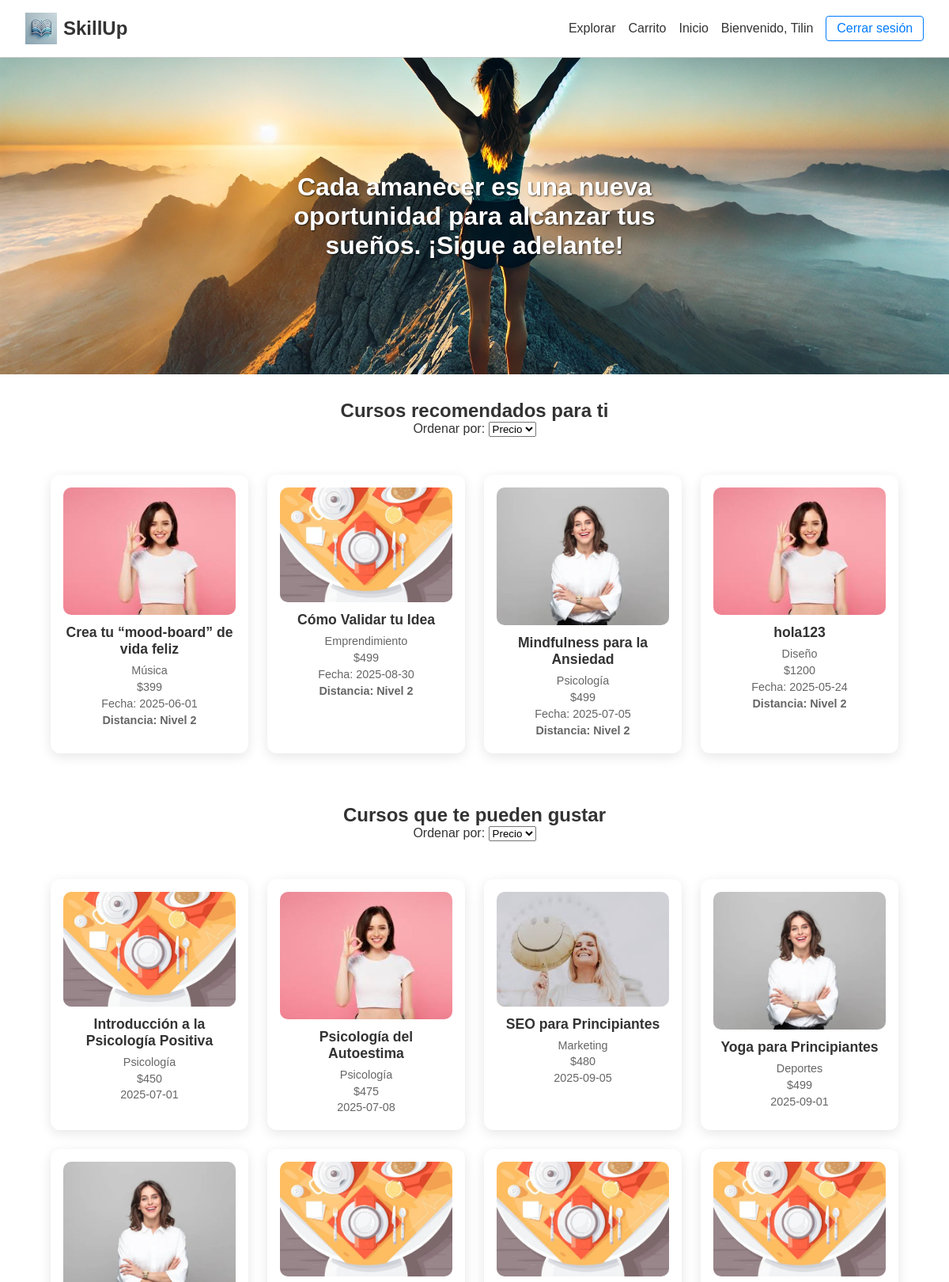
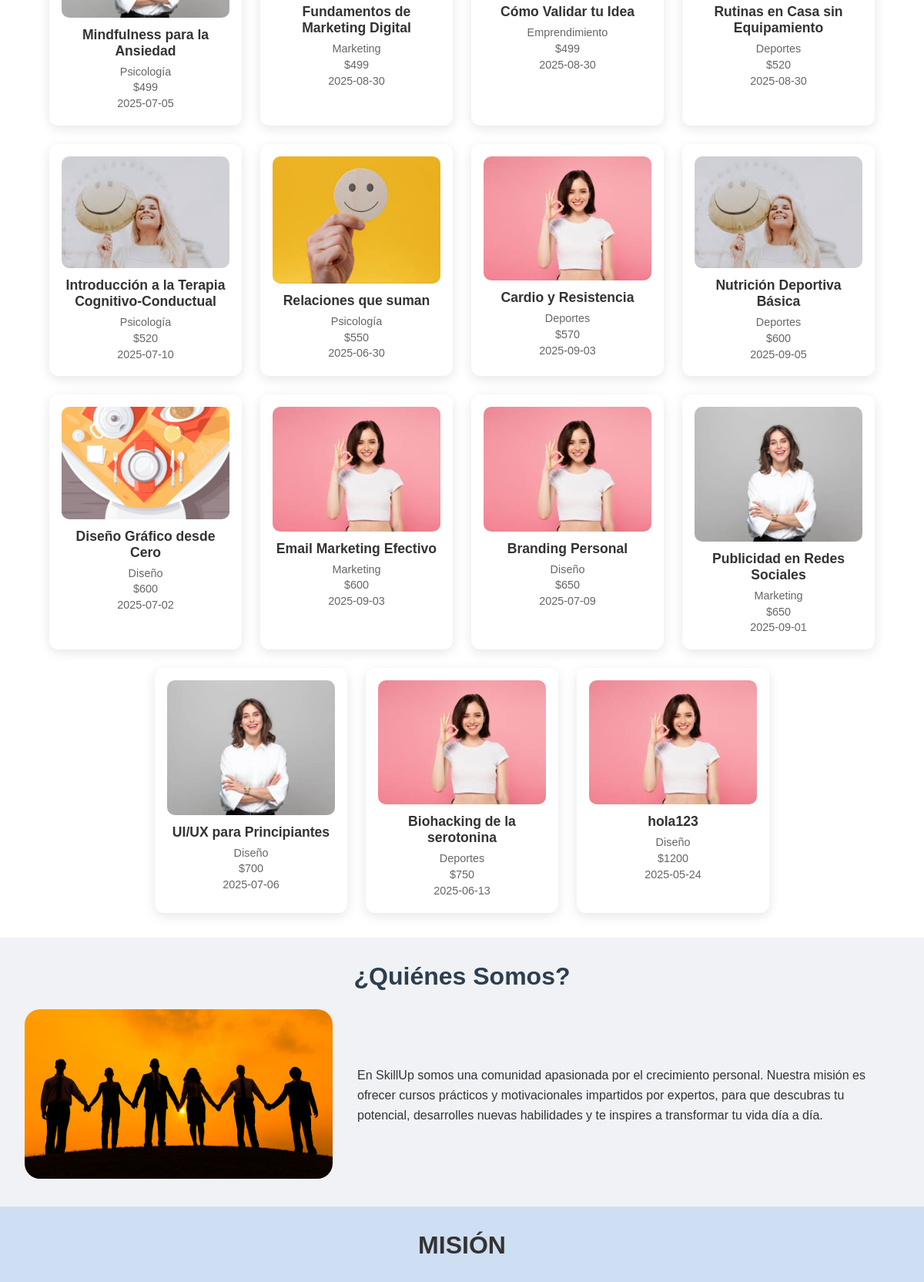
The page /LandingPage/LandingPage.php (signed in, upper part) on the database its author committed (2 pictures, top to bottom).
### tables this page shows
CREATE TABLE `productos` (
  `id` int(11) NOT NULL AUTO_INCREMENT,
  `nombreCurso` varchar(100) NOT NULL,
  `precioCurso` varchar(50) NOT NULL,
  `fechaCurso` date NOT NULL,
  `tipoCurso` varchar(100) NOT NULL,
  `desColumna` varchar(255) NOT NULL,
  `imagenCurso` varchar(100) NOT NULL,
  PRIMARY KEY (`id`)
);

### RecoInt/RelacionesIntereses.php (the view)
<?php
include "../ProductoManager/User/conexion.php";
$correo = $_SESSION['correo'] ?? '';
$sqlUser = mysqli_query($con, "SELECT id, intereses FROM usuarios WHERE correo = '$correo'");
$user = mysqli_fetch_assoc($sqlUser);
$uid = $user['id'];
$intereses = explode(',', $user['intereses']);
$compras = mysqli_query($con, "SELECT id_producto FROM compras WHERE id_usuario = $uid");
$comprados = [];
while ($row = mysqli_fetch_assoc($compras)) {
    $comprados[] = $row['id_producto'];
}
$tablaHash = [];
$res = mysqli_query($con, "SELECT * FROM productos");
while ($p = mysqli_fetch_assoc($res)) {
    $tipos = explode(',', $p['tipoCurso']);
    foreach ($tipos as $t) {
        $clave = trim($t);
        if (!isset($tablaHash[$clave])) {
            $tablaHash[$clave] = [];
        }
        $tablaHash[$clave][] = $p;
    }
}
$recomendados = [];
foreach ($intereses as $clave) {
    $clave = trim($clave);
    foreach ($tablaHash[$clave] ?? [] as $curso) {
        if (!in_array($curso['id'], $comprados)) {
            $recomendados[$curso['id']] = $curso;
        }
    }
}
$recomendados = array_values($recomendados);
function mergeSort($array, $campo) {
    if (count($array) <= 1) return $array;
    $medio = intdiv(count($array), 2);
    $izquierda = array_slice($array, 0, $medio);
    $derecha = array_slice($array, $medio);
    return merge(mergeSort($izquierda, $campo), mergeSort($derecha, $campo), $campo);
}
function merge($izq, $der, $campo) {
    $resultado = [];
    $i = $j = 0;
    while ($i < count($izq) && $j < count($der)) {
        if ($izq[$i][$campo] <= $der[$j][$campo]) {
            $resultado[] = $izq[$i++];
        } else {
            $resultado[] = $der[$j++];
        }
    }
    while ($i < count($izq)) $resultado[] = $izq[$i++];
    while ($j < count($der)) $resultado[] = $der[$j++];
    return $resultado;
}
$orden = $_GET['orden'] ?? 'precioCurso';
$orden = ($orden === 'fechaCurso') ? 'fechaCurso' : 'precioCurso';
$recomendados = mergeSort($recomendados, $orden);
echo '<link rel="stylesheet" href="/Proyecto/Reco/slider.css">';
echo '<h2 style="text-align:center; margin-top:2rem;">Cursos que te pueden gustar</h2>';
echo '<form method="GET" style="text-align:center; margin-bottom:1rem;">
        <label for="orden">Ordenar por:</label>
        <select name="orden" id="orden" onchange="this.form.submit()">
            <option value="precioCurso" ' . ($orden === 'precioCurso' ? 'selected' : '') . '>Precio</option>
            <option value="fechaCurso" ' . ($orden === 'fechaCurso' ? 'selected' : '') . '>Fecha</option>
        </select>
      </form>';
echo '<div class="galeria-cursos">';
if (empty($recomendados)) {
    echo "<p style='text-align:center;'>No hay recomendaciones por ahora.</p>";
} else {
    foreach ($recomendados as $p) {
        echo "<div class='card'>";
        echo "<img src='/Proyecto/ProductoManager/User/{$p['imagenCurso']}' alt='{$p['nombreCurso']}'>";
        echo "<h3>{$p['nombreCurso']}</h3>";
        echo "<p>{$p['tipoCurso']}</p>";
        echo "<p>\${$p['precioCurso']}</p>";
        echo "<p>{$p['fechaCurso']}</p>";
        echo "</div>";
    }
}
echo '</div>';
?>

### Reco/RelacionesCursos.php
<?php
include "conexion.php";
if (!isset($_SESSION['id']) || $_SESSION['rol'] !== 'cliente') {
    echo "<p>Inicia sesión como cliente para ver recomendaciones.</p>";
} else {
    $uid = intval($_SESSION['id']);
    $compras = mysqli_query($con, "SELECT id_producto FROM compras WHERE id_usuario = $uid");
    $comprados = [];
    while ($row = mysqli_fetch_assoc($compras)) {
        $comprados[] = $row['id_producto'];
    }
    if (!empty($comprados)) {
        $inicio = $comprados[0];
        $grafo = [];
        $res = mysqli_query($con, "SELECT * FROM relaciones_cursos");
        while ($rel = mysqli_fetch_assoc($res)) {
            $a = $rel['curso_origen_id'];
            $b = $rel['curso_destino_id'];
            $peso = $rel['peso'];
            $grafo[$a][$b] = $peso;
            $grafo[$b][$a] = $peso;
        }
        $visitados = [];
        $cola = [[$inicio, 0]];
        $relacionados = [];
        while (!empty($cola)) {
            [$nodo, $nivel] = array_shift($cola);
            if (!isset($visitados[$nodo])) {
                $visitados[$nodo] = true;
                if ($nodo != $inicio && !in_array($nodo, $comprados)) {
                    $relacionados[] = ["id" => $nodo, "nivel" => $nivel];
                }
                foreach ($grafo[$nodo] ?? [] as $vecino => $p) {
                    if (!isset($visitados[$vecino])) {
                        $cola[] = [$vecino, $nivel + 1];
                    }
                }
            }
        }
        $cursos = [];
        foreach ($relacionados as $info) {
            $id = $info['id'];
            $nivel = $info['nivel'];
            $q = mysqli_query($con, "SELECT * FROM productos WHERE id = $id");
            if ($p = mysqli_fetch_assoc($q)) {
                $p['nivel'] = $nivel;
                $cursos[] = $p;
            }
        }
        function quickSort(array $arr, string $campo): array {
            if (count($arr) < 2) return $arr;
            $pivot = $arr[0];
            $menores = [];
            $mayores = [];
            for ($i = 1; $i < count($arr); $i++) {
                if ($arr[$i][$campo] <= $pivot[$campo]) {
                    $menores[] = $arr[$i];
                } else {
                    $mayores[] = $arr[$i];
                }
            }
            return array_merge(quickSort($menores, $campo), [$pivot], quickSort($mayores, $campo));
        }
        $orden = $_GET['orden'] ?? 'precioCurso';
        $orden = in_array($orden, ['precioCurso', 'fechaCurso']) ? $orden : 'precioCurso';
        $cursos = quickSort($cursos, $orden);
        if (!empty($cursos)) {
            echo '<link rel="stylesheet" href="/Proyecto/Reco/slider.css">';
            echo '<h2 style="text-align:center; margin-top:2rem;">Cursos recomendados para ti</h2>';
            echo '<form method="GET" style="text-align:center; margin-bottom:1rem;">
                    <label for="orden">Ordenar por:</label>
                    <select name="orden" id="orden" onchange="this.form.submit()">
                        <option value="precioCurso" ' . ($orden === 'precioCurso' ? 'selected' : '') . '>Precio</option>
                        <option value="fechaCurso" ' . ($orden === 'fechaCurso' ? 'selected' : '') . '>Fecha</option>
                    </select>
                  </form>';
            echo '<div class="galeria-cursos">';
            foreach ($cursos as $p) {
                echo "<div class='card'>";
                echo "<img src='/Proyecto/ProductoManager/User/{$p['imagenCurso']}' alt='{$p['nombreCurso']}'>";
                echo "<h3>{$p['nombreCurso']}</h3>";
                echo "<p>{$p['tipoCurso']}</p>";
                echo "<p>\${$p['precioCurso']}</p>";
                echo "<p>Fecha: {$p['fechaCurso']}</p>";
                echo "<p><strong>Distancia: Nivel {$p['nivel']}</strong></p>";
                echo "</div>";
            }
            echo '</div>';
        }
    }
}
?>

### LandingPage/LandingStyle.css (style rules this page uses)
* { margin: 0; padding: 0; box-sizing: border-box; }
body { font-family: Arial, sans-serif; color: #333; background-color: #fff; }

### Reco/slider.css (style rules this page uses)
.galeria-cursos { display: flex; flex-wrap: wrap; gap: 1.5rem; justify-content: center; padding: 2rem; }
.card { width: 250px; border-radius: 12px; background: #fff; box-shadow: 0 4px 15px rgba(0,0,0,0.1); overflow: hidden; text-align: center; padding: 1rem; transition: transform 0.3s ease, box-shadow 0.3s ease; }
.card img { width: 100%; height: auto; border-radius: 10px; object-fit: cover; }
.card h3 { font-size: 1.1rem; margin: 0.5rem 0; color: #333; }
.card p { margin: 0.3rem 0; font-size: 0.9rem; color: #666; }

### rows shown on the page
productos: imagenCurso (picture), nombreCurso "Crea tu “mood-board” de vida feliz", tipoCurso "Música", precioCurso "399", fechaCurso "2025-06-01", nivel "2"
productos: imagenCurso (picture), nombreCurso "Cómo Validar tu Idea", tipoCurso "Emprendimiento", precioCurso "499", fechaCurso "2025-08-30", nivel "2"
productos: imagenCurso (picture), nombreCurso "Mindfulness para la Ansiedad", tipoCurso "Psicología", precioCurso "499", fechaCurso "2025-07-05", nivel "2"
productos: imagenCurso (picture), nombreCurso "hola123", tipoCurso "Diseño", precioCurso "1200", fechaCurso "2025-05-24", nivel "2"
productos: imagenCurso (picture), nombreCurso "Introducción a la Psicología Positiva", tipoCurso "Psicología", precioCurso "450", fechaCurso "2025-07-01"
productos: imagenCurso (picture), nombreCurso "Psicología del Autoestima", tipoCurso "Psicología", precioCurso "475", fechaCurso "2025-07-08"
productos: imagenCurso (picture), nombreCurso "SEO para Principiantes", tipoCurso "Marketing", precioCurso "480", fechaCurso "2025-09-05"
productos: imagenCurso (picture), nombreCurso "Yoga para Principiantes", tipoCurso "Deportes", precioCurso "499", fechaCurso "2025-09-01"
productos: imagenCurso (picture), nombreCurso "Fundamentos de Marketing Digital", tipoCurso "Marketing", precioCurso "499", fechaCurso "2025-08-30"
productos: imagenCurso (picture), nombreCurso "Rutinas en Casa sin Equipamiento", tipoCurso "Deportes", precioCurso "520", fechaCurso "2025-08-30"
productos: imagenCurso (picture), nombreCurso "Introducción a la Terapia Cognitivo-Conductual", tipoCurso "Psicología", precioCurso "520", fechaCurso "2025-07-10"
productos: imagenCurso (picture), nombreCurso "Relaciones que suman", tipoCurso "Psicología", precioCurso "550", fechaCurso "2025-06-30"
productos: imagenCurso (picture), nombreCurso "Cardio y Resistencia", tipoCurso "Deportes", precioCurso "570", fechaCurso "2025-09-03"
productos: imagenCurso (picture), nombreCurso "Nutrición Deportiva Básica", tipoCurso "Deportes", precioCurso "600", fechaCurso "2025-09-05"
productos: imagenCurso (picture), nombreCurso "Diseño Gráfico desde Cero", tipoCurso "Diseño", precioCurso "600", fechaCurso "2025-07-02"
productos: imagenCurso (picture), nombreCurso "Email Marketing Efectivo", tipoCurso "Marketing", precioCurso "600", fechaCurso "2025-09-03"
productos: imagenCurso (picture), nombreCurso "Branding Personal", tipoCurso "Diseño", precioCurso "650", fechaCurso "2025-07-09"
productos: imagenCurso (picture), nombreCurso "Publicidad en Redes Sociales", tipoCurso "Marketing", precioCurso "650", fechaCurso "2025-09-01"
productos: imagenCurso (picture), nombreCurso "UI/UX para Principiantes", tipoCurso "Diseño", precioCurso "700", fechaCurso "2025-07-06"
productos: imagenCurso (picture), nombreCurso "Biohacking de la serotonina", tipoCurso "Deportes", precioCurso "750", fechaCurso "2025-06-13"

### other values the page prints
$_SESSION['user'] "Tilin"
